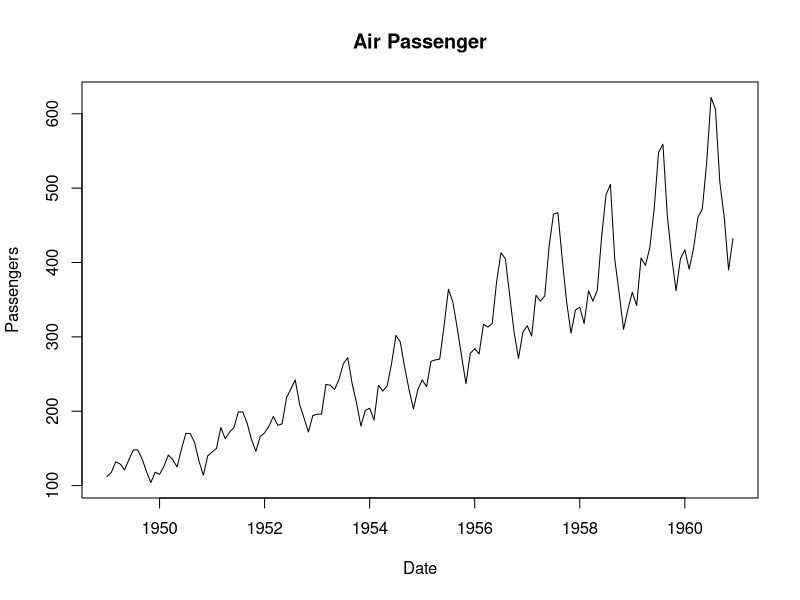
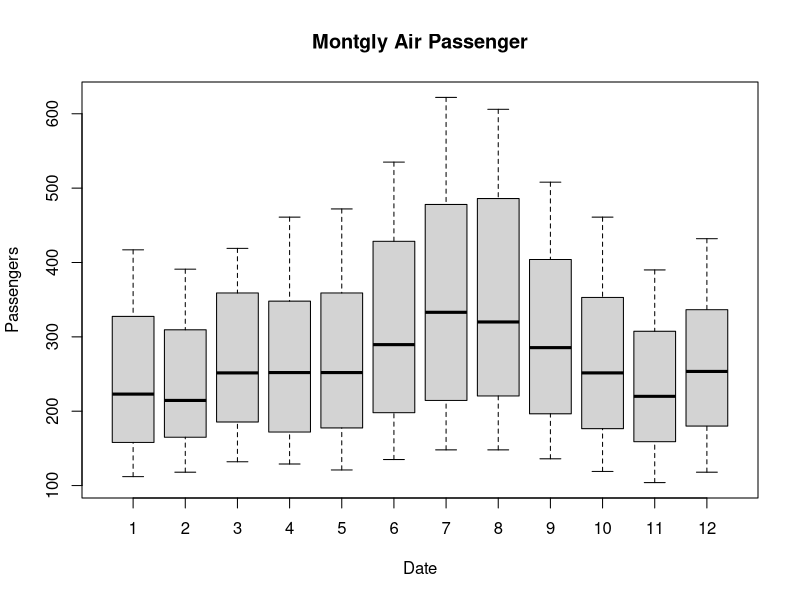
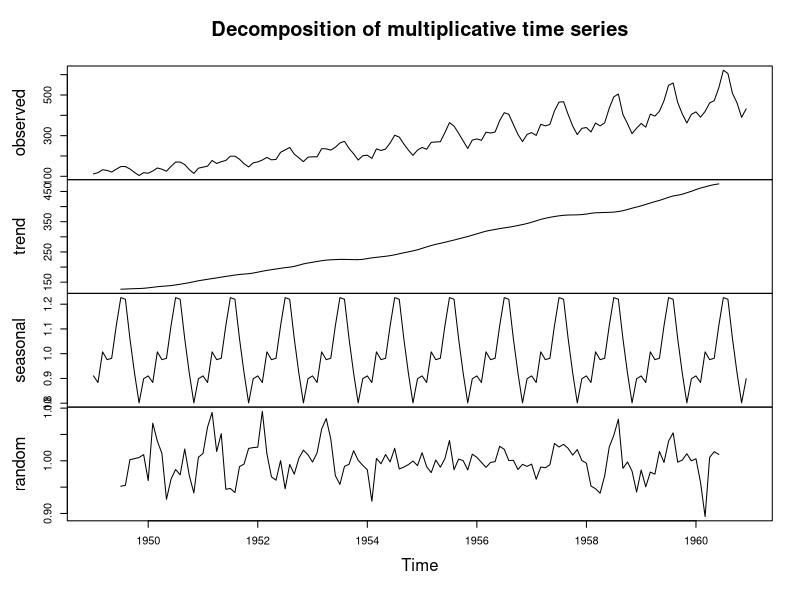
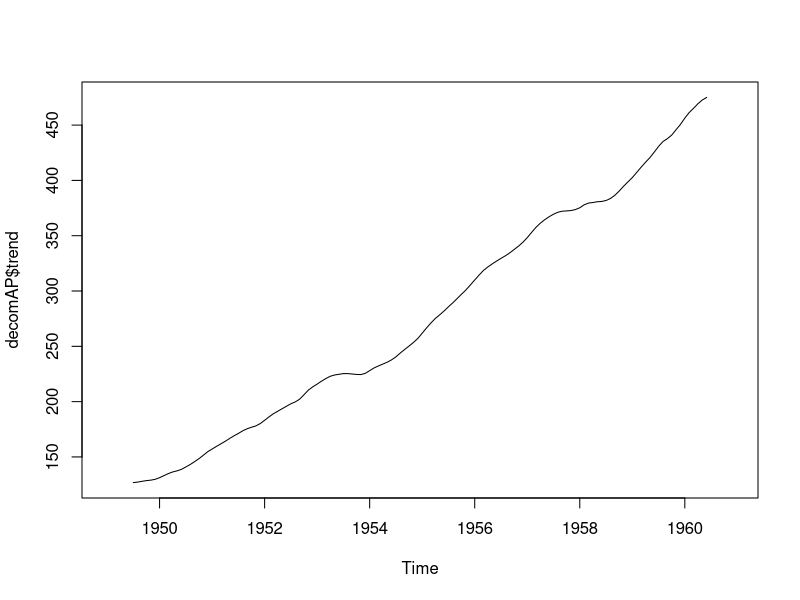
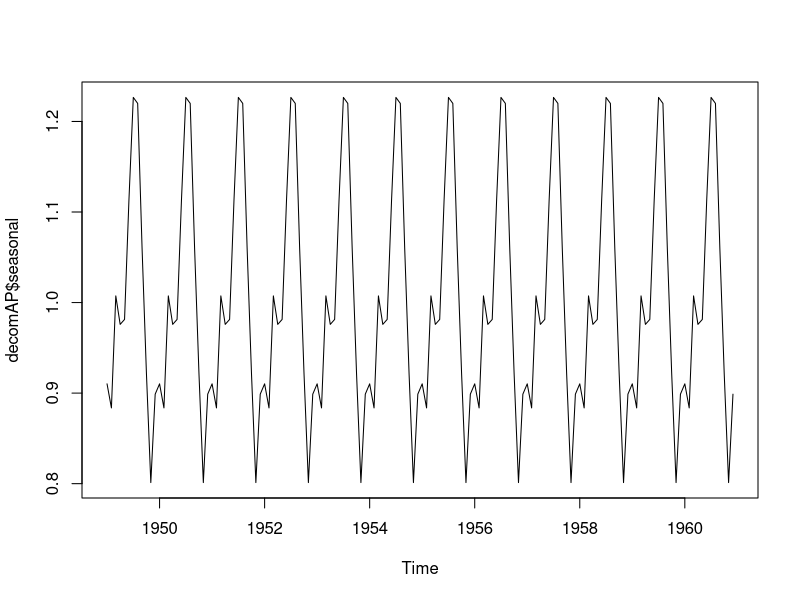
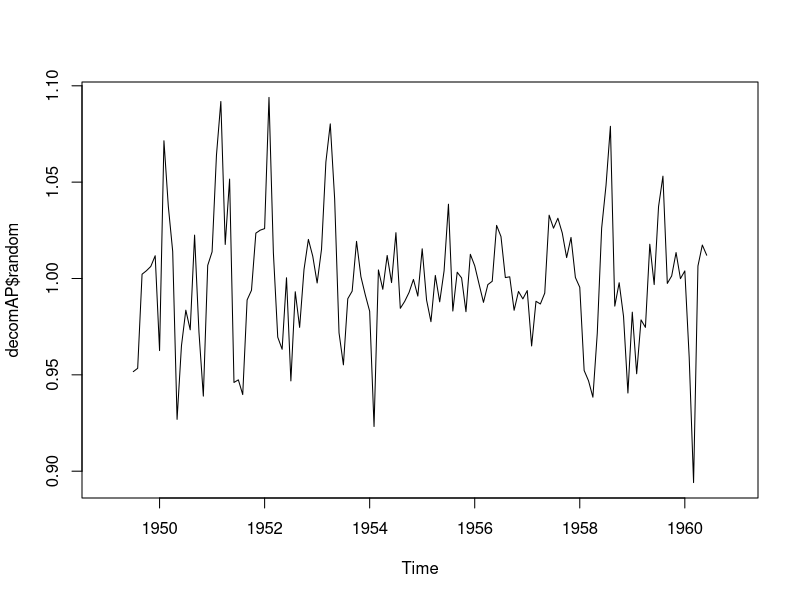
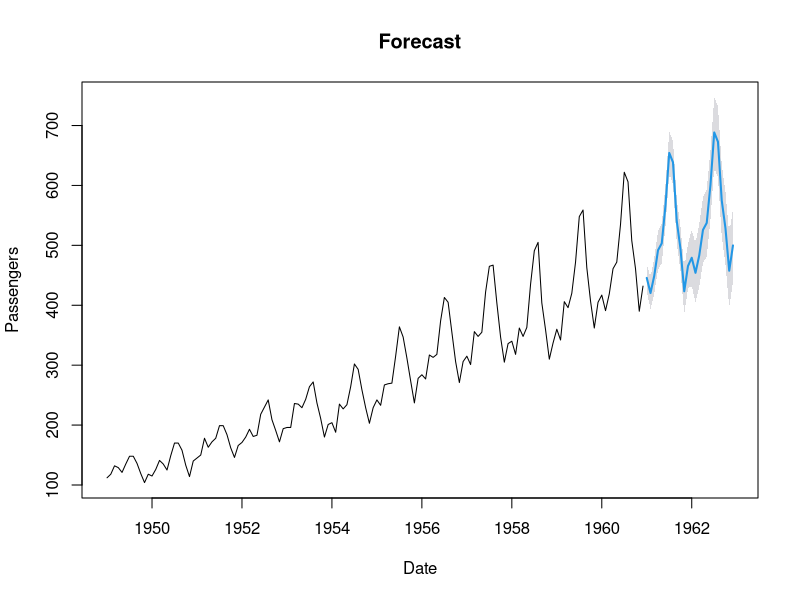

These charts were generated, in order, by the following R code:
library(tseries)
library(forecast)
data(AirPassengers)
AP<-AirPassengers
AP
class(AP)
str(AP)
start(AP)
end(AP)
summary(AP)
plot(AP,xlab = "Date",ylab = "Passengers",main="Air Passenger")
boxplot(AP~cycle(AP),xlab = "Date",ylab = "Passengers",main="Montgly Air Passenger")
decomAP<-decompose(AP,"multiplicative")
plot(decomAP)

plot(decomAP$trend)
plot(decomAP$seasonal)
plot(decomAP$random)

adf.test(AP,k=12)          #p-value indicate null hypothesis is true which means it 
                            #is non-stationaryseries
#so we have to transfer this stationary series
#differening a series can remove trends#using auto.arima to find the best ARIMA model

arimaAP<-auto.arima(AP)
summary(arimaAP)           #returns best ARIMA model
#ARIMA(p,d,q)(P,D,Q)S - p = non-seasonal AR order, d = differencing,
                       #q = MA oreder (it is related to error component),
#P = seasonal AR order, D = seasonal differencing, Q = seasonal MA order,
#S = time span of repeating seasonal pattern,
#ARIMA model: (p,d,q) i.e. (2,1,1)
#(P,D,Q)S : (0,1,0)[12] specifies the seasonal part of the ARIMA model,
#12 is the number of periods in season
forecastAP <- forecast(arimaAP,level = c(95), h = 24) # h is the time period for 
                                                      #which we want to forecast
forecastAP

plot(forecastAP,xlab = "Date", ylab = "Passengers", main = "Forecast")

